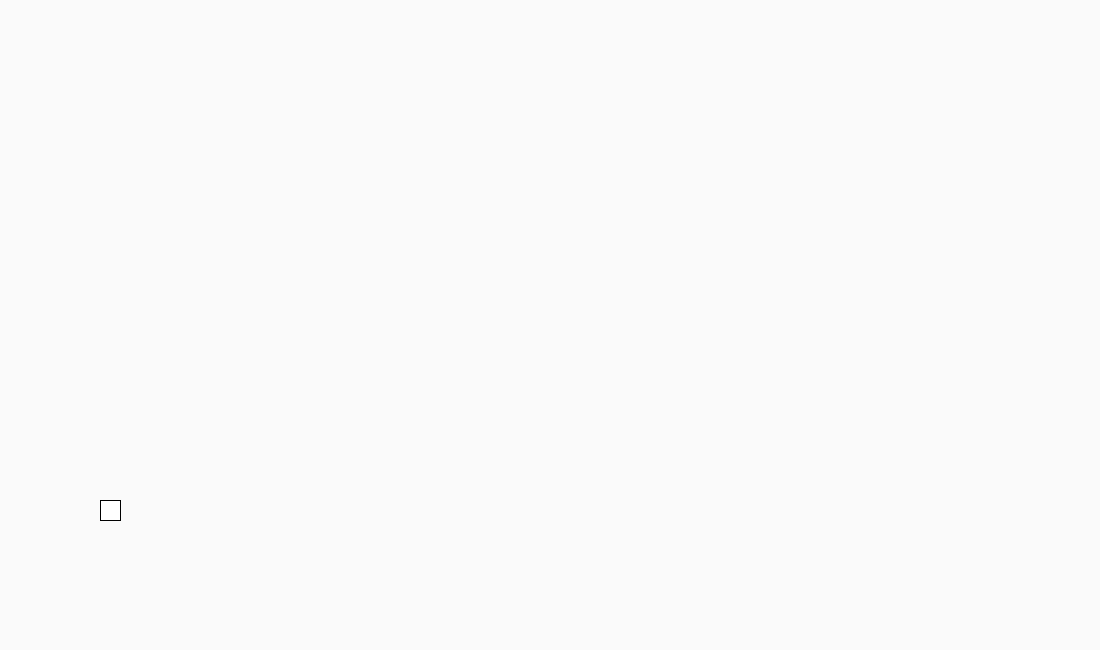
Frame 1 (no input)
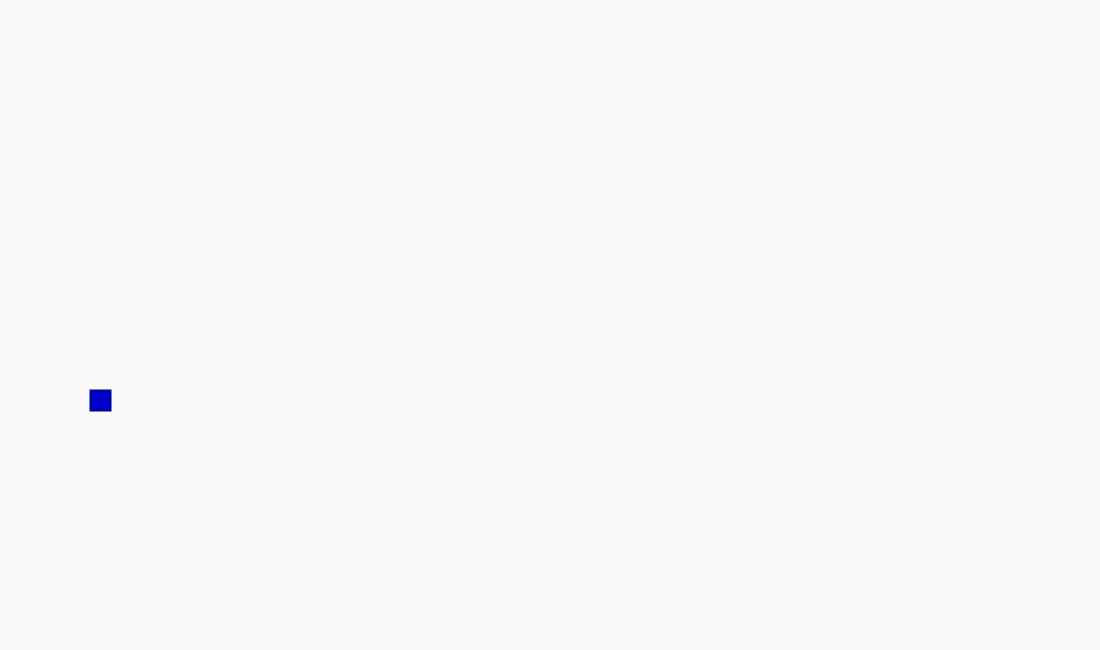
Frame 60 (the mouse pressed at the canvas centre just before this capture)
Frame 120 (the mouse held since frame 60 and released just before this capture): identical to frame 60, image omitted

The Processing sketch that drew these frames (run headless with seeded random() and noise(); from frame 60 on, the mouse is pressed at the canvas centre):

// Processing sketch: Eksamens_Spil__2_
// ── Eksamens_Spil__2_.pde
int Xpos = 100;
int Ypos = 500;
boolean moveleft = false, moveright = false;
float speed =2.0 ; 

void setup() {
  smooth();
  size(1100,650);
  
}

void draw() {
  background(250);
  player();
  playerMove();
  
}

void player() {
  rect(Xpos, Ypos,20,20);
  rectMode(CENTER);
  fill (0,0,200);
  stroke(0,0,150);
  strokeWeight(2);
  
}  
  
void playerMove() {  
  if (moveleft) { 
     Xpos -= speed;
  } 
  if (moveright) { 
     Xpos += speed;
  } 
 
  if (Ypos >= 400)
     Ypos = 400;
  else
     Ypos = Ypos + 5;
}
 
void setSignal (boolean setTo) { 
  if (keyCode == LEFT) { 
    moveleft = setTo;
  } 
  if (keyCode == RIGHT) { 
    moveright = setTo;
  }
}
 
void keyPressed() { 
  setSignal(true);
}
 
void keyReleased() { 
  setSignal(false);
 
    if (keyCode == UP) { 
    Ypos = Ypos - 15;
    if (Ypos > 400) { 
    Ypos -= 20;
    } else {
     Ypos += 20;
    }
  }
}
